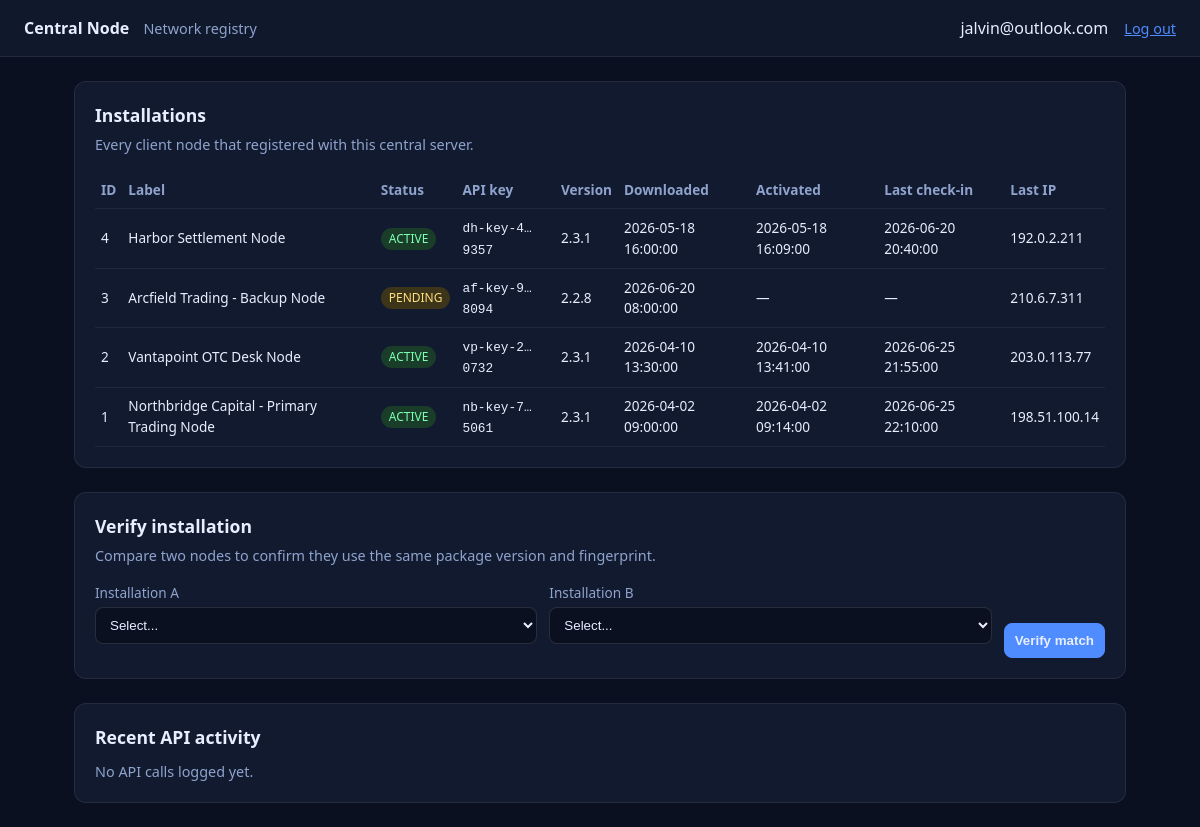
Screenshot of /admin/dashboard.php (signed in) with the database file from the repository.
### tables this page shows
CREATE TABLE Installations (
	installID		 INT             NOT NULL    AUTO_INCREMENT,  
	clientID         INT             NOT NULL,  
	installLabel     VARCHAR(200)    NOT NULL,   
	apiKey           VARCHAR(80)     UNIQUE,  
	apiHash          VARCHAR(300),   
	packageVersion   VARCHAR(30),  
	packageFingerprint VARCHAR(64),  
	installStatus    ENUM('pending', 'active', 'disabled', 'revoked')     NOT NULL DEFAULT 'pending',  
	downloadedAt     TIMESTAMP       NULL,  
	activatedAt      TIMESTAMP       NULL,  
	lastCheckinAt    TIMESTAMP       NULL,  
	lastIPAddress    VARCHAR(50),  
	createdAt        TIMESTAMP       NOT NULL DEFAULT CURRENT_TIMESTAMP,  
	PRIMARY KEY (installID),  
	FOREIGN KEY (clientID) REFERENCES Clients(clientID)  
);

### includes/auth.php (called while the page is built, shortened)
<?php
require_once __DIR__ . '/dbconnect.php';
function admin_email(): string
{
    return (string)($_SESSION['admin_email'] ?? '');
}

### includes/dbconnect.php (called while the page is built, shortened)
<?php
function db(): PDO
{
    static $pdo = null;
    if ($pdo instanceof PDO) {
        return $pdo;
    }
    $config = require __DIR__ . '/config.php';
    $dsn = sprintf(
        'mysql:host=%s;dbname=%s;charset=utf8mb4',
        $config['db_host'],
        $config['db_name']
    );
    $pdo = new PDO($dsn, $config['db_user'], $config['db_pass'], [
        PDO::ATTR_ERRMODE => PDO::ERRMODE_EXCEPTION,
        PDO::ATTR_DEFAULT_FETCH_MODE => PDO::FETCH_ASSOC,
    ]);
    return $pdo;
}

### admin/dashboard.php (the view, shortened to what this page needs)
<?php
require_once dirname(__DIR__) . '/includes/auth.php';
require_once dirname(__DIR__) . '/includes/dbconnect.php';
$stmt = db()->query('
    SELECT i.*, c.email AS clientEmail
    FROM Installations i
    JOIN Clients c ON c.clientID = i.clientID
    ORDER BY i.installID DESC
');
$installations = $stmt->fetchAll();
$logStmt = db()->query('
    SELECT l.*, i.installLabel
    FROM API_Access_Logs l
    JOIN Installations i ON i.installID = l.installID
    ORDER BY l.logID DESC
    LIMIT 20
');
$logs = $logStmt->fetchAll();
function mask_key(string $key): string
{
    return substr($key, 0, 8) . '…' . substr($key, -4);
}
?>
<!DOCTYPE html>
<html lang="en">
<head>
    <link rel="stylesheet" href="admin.css">
</head>
<body>
<header class="admin-header">
    <div>
        <strong>Central Node</strong>
        <span class="muted">Network registry</span>
    </div>
    <div class="admin-user">
        <?php echo htmlspecialchars(admin_email()); ?>
        <a href="logout.php">Log out</a>
    </div>
</header>
<main class="admin-main">
    <section class="panel">
        <h2>Installations</h2>
        <p class="sub">Every client node that registered with this central server.</p>
        <?php if (!$installations): ?>
            <p class="empty">No nodes registered yet. When a client runs the installer, a row appears here.</p>
        <?php else: ?>
        <table>
            <thead>
                <tr>
                    <th>ID</th>
                    <th>Label</th>
                    <th>Status</th>
                    <th>API key</th>
                    <th>Version</th>
                    <th>Downloaded</th>
                    <th>Activated</th>
                    <th>Last check-in</th>
                    <th>Last IP</th>
                </tr>
            </thead>
            <tbody>
                <?php foreach ($installations as $row): ?>
                <tr>
                    <td><?php echo (int)$row['installID']; ?></td>
                    <td><?php echo htmlspecialchars($row['installLabel']); ?></td>
                    <td><span class="status <?php echo htmlspecialchars($row['installStatus']); ?>"><?php echo htmlspecialchars($row['installStatus']); ?></span></td>
                    <td><code><?php echo htmlspecialchars(mask_key((string)$row['apiKey'])); ?></code></td>
                    <td><?php echo htmlspecialchars((string)$row['packageVersion']); ?></td>
                    <td><?php echo htmlspecialchars((string)($row['downloadedAt'] ?? '—')); ?></td>
                    <td><?php echo htmlspecialchars((string)($row['activatedAt'] ?? '—')); ?></td>
                    <td><?php echo htmlspecialchars((string)($row['lastCheckinAt'] ?? '—')); ?></td>
                    <td><?php echo htmlspecialchars((string)($row['lastIPAddress'] ?? '—')); ?></td>
                </tr>
                <?php endforeach; ?>
            </tbody>
        </table>
        <?php endif; ?>
    </section>
    <section class="panel">
        <h2>Verify installation</h2>
        <p class="sub">Compare two nodes to confirm they use the same package version and fingerprint.</p>
        <form method="post" class="verify-form">
            <label>
                Installation A
                <select name="left_install_id" required>
                    <option value="">Select...</option>
                </select>
            </label>
            <label>
                Installation B
                <select name="right_install_id" required>
                    <option value="">Select...</option>
                </select>
            </label>
            <button type="submit">Verify match</button>
        </form>
    </section>
    <section class="panel">
        <h2>Recent API activity</h2>
        <?php if (!$logs): ?>
            <p class="empty">No API calls logged yet.</p>
        <?php endif; ?>
    </section>
</main>
</body>
</html>

### admin/admin.css (style rules this page uses)
* { box-sizing: border-box; margin: 0; padding: 0; }
body { font-family: "Segoe UI", system-ui, sans-serif; background: #0b1020; color: #e8eeff; line-height: 1.5; }
.sub, .hint { color: #8fa3cc; font-size: 0.9rem; margin-bottom: 16px; }
label { display: block; margin-bottom: 14px; font-size: 0.85rem; color: #8fa3cc; }
button { width: 100%; padding: 12px; border: none; border-radius: 8px; background: #4f8cff; color: #fff; font-weight: 600; cursor: pointer; }
.admin-header { display: flex; justify-content: space-between; align-items: center; padding: 16px 24px; border-bottom: 1px solid rgba(255,255,255,0.08); background: #10182c; }
.muted { color: #8fa3cc; margin-left: 10px; font-size: 0.9rem; }
.admin-user a { color: #4f8cff; margin-left: 12px; font-size: 0.9rem; }
.admin-main { max-width: 1100px; margin: 0 auto; padding: 24px; display: grid; gap: 24px; }
.panel { background: #121a30; border: 1px solid rgba(255,255,255,0.08); border-radius: 12px; padding: 20px; overflow-x: auto; }
.panel h2 { font-size: 1.1rem; margin-bottom: 6px; }
.empty { color: #8fa3cc; font-size: 0.9rem; margin-top: 10px; }
table { width: 100%; border-collapse: collapse; font-size: 0.85rem; margin-top: 14px; }
th, td { text-align: left; padding: 8px 6px; border-bottom: 1px solid rgba(255,255,255,0.06); }
th { color: #8fa3cc; }
code { font-size: 0.8rem; }
.status { display: inline-block; padding: 2px 8px; border-radius: 999px; font-size: 0.75rem; text-transform: uppercase; }
.status.active { background: #1a3d2a; color: #7dffb2; }
.status.pending { background: #3d351a; color: #ffe07d; }
.verify-form { display: grid; grid-template-columns: 1fr 1fr auto; gap: 12px; align-items: end; margin-top: 14px; }
.verify-form label { display: flex; flex-direction: column; gap: 4px; font-size: 0.85rem; color: #8fa3cc; }
.verify-form select, .verify-form button { padding: 9px 10px; border-radius: 8px; border: 1px solid rgba(255,255,255,0.12); background: #0b1020; color: #e8eeff; }
.verify-form button { background: #4f8cff; border-color: #4f8cff; font-weight: 600; cursor: pointer; }

### rows the page displays
installations: installID "4", installLabel "Harbor Settlement Node", installStatus "ACTIVE", apiKey "dh-key-4…9357", packageVersion "2.3.1", downloadedAt "2026-05-18 16:00:00", activatedAt "2026-05-18 16:09:00", lastCheckinAt "2026-06-20 20:40:00", lastIPAddress "192.0.2.211"
installations: installID "3", installLabel "Arcfield Trading - Backup Node", installStatus "PENDING", apiKey "af-key-9…8094", packageVersion "2.2.8", downloadedAt "2026-06-20 08:00:00", activatedAt "—", lastCheckinAt "—", lastIPAddress "210.6.7.311"
installations: installID "2", installLabel "Vantapoint OTC Desk Node", installStatus "ACTIVE", apiKey "vp-key-2…0732", packageVersion "2.3.1", downloadedAt "2026-04-10 13:30:00", activatedAt "2026-04-10 13:41:00", lastCheckinAt "2026-06-25 21:55:00", lastIPAddress "203.0.113.77"
installations: installID "1", installLabel "Northbridge Capital - Primary Trading Node", installStatus "ACTIVE", apiKey "nb-key-7…5061", packageVersion "2.3.1", downloadedAt "2026-04-02 09:00:00", activatedAt "2026-04-02 09:14:00", lastCheckinAt "2026-06-25 22:10:00", lastIPAddress "198.51.100.14"

### other values shown
admin_email() "jalvin@outlook.com"
